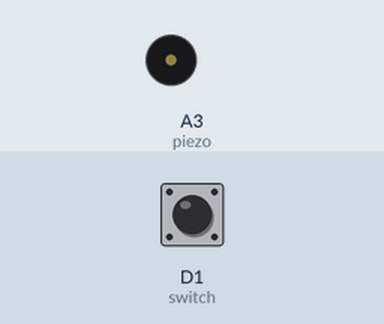
Recording of a program running on a simulated CircuitPython board. Shown: buzzer (waves = sounding). The inputs (shaded band) are chosen by the test bench; at power-on: D1 (switch) HIGH.

Above: at 1.2 s.
1.3 s: D1 (switch) pulled LOW for 0.15 s
At 1.55 s:
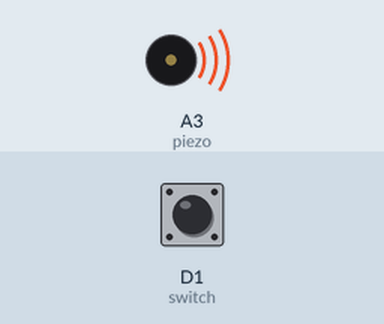
4.3 s: D1 (switch) pulled LOW for 3.2 s
At 7.9 s:
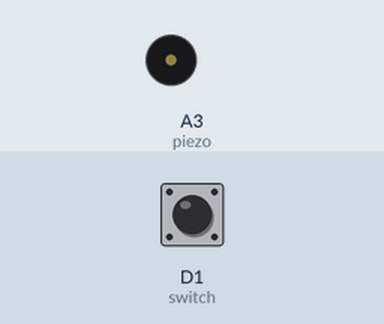
Timing chart, 0 to 9.4 s (numbered marks = the images above; inputs shaded):
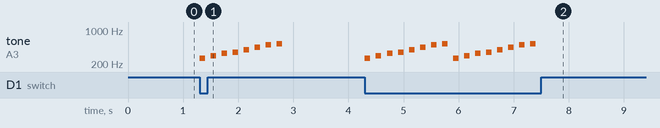

Measured:
- after the input at 1.3 s, tone on A3 (piezo): plays 262 Hz for 0.10 s, 294 Hz for 0.10 s, 330 Hz for 0.10 s, 349 Hz for 0.10 s, 392 Hz for 0.10 s, 440 Hz for 0.10 s … (8 notes in this stretch), starting at once
- after the input at 4.3 s, tone on A3 (piezo): plays 262 Hz for 0.10 s, 294 Hz for 0.10 s, 330 Hz for 0.10 s, 349 Hz for 0.10 s, 392 Hz for 0.10 s, 440 Hz for 0.10 s … (16 notes in this stretch), starting at once

The program:

buzzer.py
```python
import time
import board
import pwmio
from digitalio import DigitalInOut, Direction, Pull

piezo = pwmio.PWMOut(board.A3, duty_cycle=0, frequency=440, variable_frequency=True)
switch = DigitalInOut(board.D1) #Expansion Board User Button
switch.direction = Direction.INPUT
switch.pull = Pull.UP

NOTE_LENGTH = 0.1
PAUSE_LENGTH = 0.1

def play_note(f):
    piezo.frequency = f
    piezo.duty_cycle = 65535 // 2  # On 50%
    time.sleep(NOTE_LENGTH)  # On for 1/4 second
    piezo.duty_cycle = 0  # Off
    time.sleep(PAUSE_LENGTH)  # Pause between notes

def play(fs):
    for f in fs: play_note(f)

while True:
    if switch.value == 0:
        play([262, 294, 330, 349, 392, 440, 494, 523])
```
